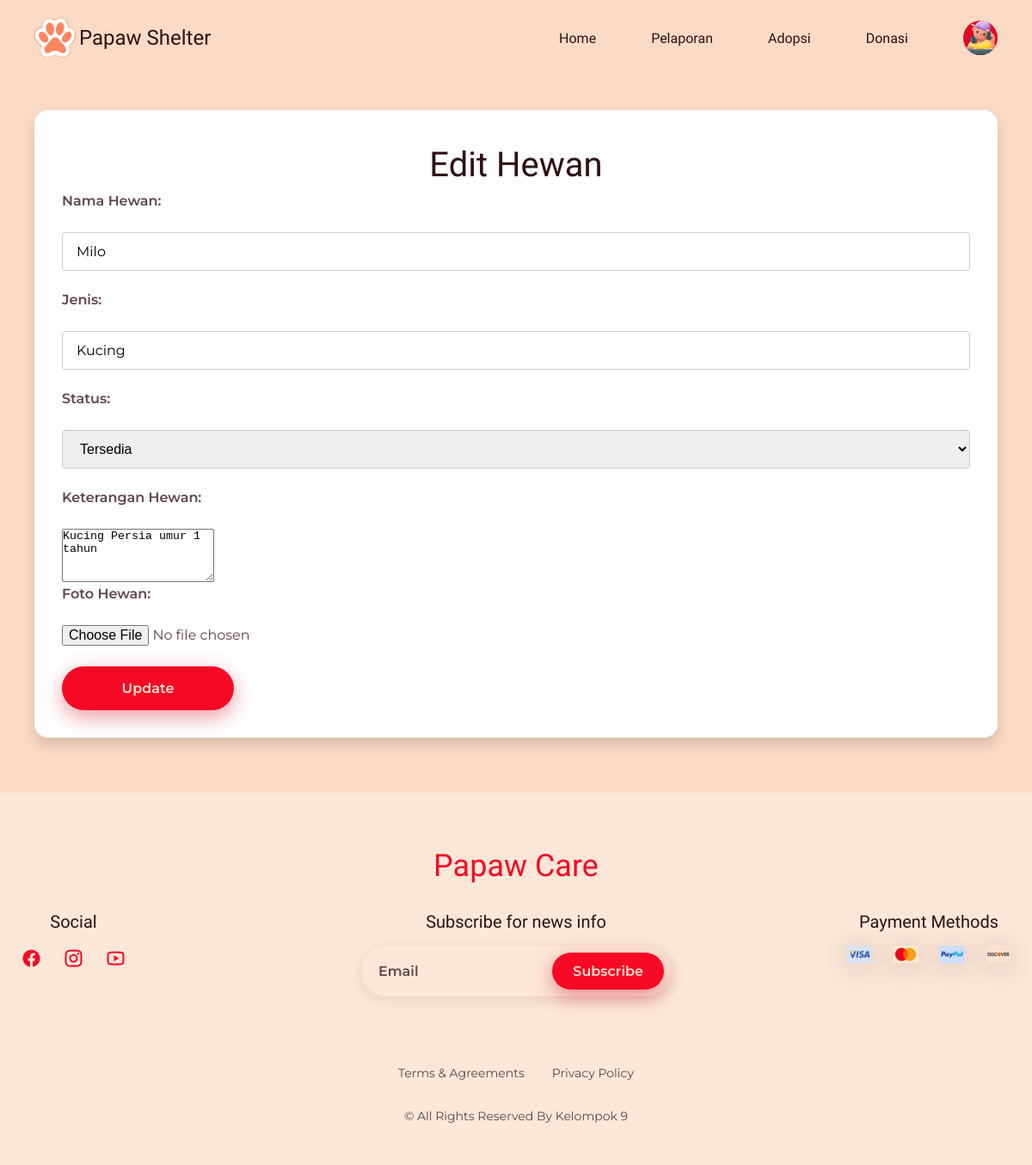
The page /edit_hewan.php?id=1 on the database its author committed.
### tables this page shows
CREATE TABLE `hewan_shelter` (
  `id_hewan` int(11) NOT NULL,
  `id_shelter` int(11) NOT NULL,
  `nama_hewan` varchar(100) DEFAULT NULL,
  `jenis_hewan` varchar(50) DEFAULT NULL,
  `status` enum('tersedia','diadopsi') DEFAULT NULL,
  `keterangan_hewan` text DEFAULT NULL,
  `foto_hewan` varchar(200) DEFAULT NULL
);

### edit_hewan.php (the view, shortened to what this page needs)
<?php
require 'koneksi.php';
if (isset($_GET['id'])) {
    $idHewan = $_GET['id'];
    $query = "SELECT * FROM hewan_shelter WHERE id_hewan = $idHewan";
    $result = $conn->query($query);
    if ($result->num_rows > 0) {
        $rowHewan = $result->fetch_assoc();
    } else {
        echo "Hewan tidak ditemukan.";
        exit();
    }
} else {
    echo "ID hewan tidak ditemukan.";
    exit();
}
?>
<!DOCTYPE html>
<html lang="en">
<head>
    <link rel="stylesheet" href="https://cdnjs.cloudflare.com/ajax/libs/remixicon/4.5.0/remixicon.css">
    <link rel="stylesheet" href="CSS/edit_hewan.css">
</head>
<body>
    <?php require_once('shelter_header.php') ?>
    <main class="main">
        <section class="edit_hewan section" id="edit_hewan">
            <div class="edit_hewan_container container">
                <div class="edit_hewan_data">
                    <div class="form_edit_hewan">
                        <h1 class="edit_hewan_title">Edit Hewan</h1>
                        <form method="post" action="edit_hewan.php?id=<?php echo $idHewan; ?>" enctype="multipart/form-data">
                            <label for="nama_hewan">Nama Hewan:</label><br>
                            <input type="text" name="nama_hewan" id="nama_hewan" value="<?php echo $rowHewan['nama_hewan']; ?>" required><br>
                            <label for="jenis">Jenis:</label><br>
                            <input type="text" name="jenis" id="jenis" value="<?php echo $rowHewan['jenis_hewan']; ?>" required><br>
                            <label for="status">Status:</label><br>
                            <select name="status" id="status">
                                <option value="tersedia" <?php if ($rowHewan['status'] == 'tersedia') echo 'selected'; ?>>Tersedia</option>
                            </select><br>
                            <label for="keterangan_hewan">Keterangan Hewan:</label><br>
                            <textarea name="keterangan_hewan" id="keterangan_hewan" rows="4" required><?php echo $rowHewan['keterangan_hewan']; ?></textarea><br>
                            <label for="foto">Foto Hewan:</label><br>
                            <input type="file" name="foto" id="foto"><br>
                            <button type="submit">Update</button>
                        </form>
                    </div>
                </div>
            </div>
        </section>
    </main>
    <?php require_once('footer.php') ?>
</body>
</html>

### CSS/edit_hewan.css (style rules this page uses)
:root { --header-height: 3.5rem; --first-color: hsl(353, 93%, 50%); --first-color-alt: hsl(353, 93%, 46%); --first-color-dark: hsl(353, 50%, 15%); --second-color: hsl(52, 98%, 54%); --title-color: hsl(353, 48%, 12%); --text-color: hsl(353, 16%, 32%); --text-color-light: hsl(353, 16%, 48%); --white-color: hsl(24, 86%, 90%); --body-color: hsl(24, 86%, 88%); --container-color: hsl(24, 86%, 92%); --shadow-small-img: drop-shadow(0 4px 16px hsla(353, 100%, 8%, .2)); --shadow-big-img: drop-shadow(0 8px 24px hsla(353, 100%, 8%, .2)); --body-font: "Montserrat", sans-serif; --second-font: "Carter One", system-ui; --biggest-font-size: 2.5rem; --bigger-font-size: 1.5rem; --h1-font-size: 1.5rem; --h2-font-size: 1.25rem; --h3-font-size: 1rem; --normal-font-size: .938rem; --small-font-size: .813rem; --smaller-font-size: .75rem; --font-regular: 400; --font-medium: 500; --font-semi-bold: 600; --z-tooltip: 10; --z-fixed: 100; }
@media screen and (min-width: 1150px) { :root { --biggest-font-size: 4.25rem; --bigger-font-size: 2.5rem; --h1-font-size: 2.25rem; --h2-font-size: 1.5rem; --h3-font-size: 1.25rem; --normal-font-size: 1rem; --small-font-size: .875rem; --smaller-font-size: .813rem; } }
* { box-sizing: border-box; padding: 0; margin: 0; }
html { scroll-behavior: smooth; }
input, button, body { font-family: var(--body-font); font-size: var(--normal-font-size); }
body { background-color: var(--body-color); color: var(--text-color); }
input, button { outline: none; border: none; }
h1, h2, h3, h4 { color: var(--title-color); font-weight: var(--font-regular); font-family: var(--second-font); line-height: 120%; }
.container { max-width: 1120px; margin-inline: 1.5rem; }
.section { padding-block: 5rem 1rem; }
.main { overflow: hidden; }
.edit_hewan_container { display: flex; flex-direction: column; padding-block: 3rem 3rem; row-gap: 3rem; }
.edit_hewan_data { position: relative; text-align: left; }
.edit_hewan_title { font-size: var(--bigger-font-size); }
.form_edit_hewan { background-color: white; padding: 2rem; border-radius: 1rem; box-shadow: 0 0.5rem 1rem rgba(0, 0, 0, 0.15); }
.edit_hewan_title { margin: .5rem; text-align: center; }
.form_edit_hewan label { display: block; font-weight: 600; margin-bottom: 0.5rem; }
.form_edit_hewan input[type="text"], .form_edit_hewan select { width: 100%; padding: 0.75rem 1rem; font-size: 1rem; border: 1px solid #ccc; border-radius: 0.25rem; margin-bottom: 1.5rem; }
.form_edit_hewan input[type="file"] { margin-bottom: 1.5rem; }
.form_edit_hewan button[type="submit"] { display: inline-flex; width: 200px; justify-content: center; background-color: var(--first-color); color: var(--white-color); padding: 1rem 1.5rem; font-weight: var(--font-semi-bold); border-radius: 4rem; box-shadow: 0 8px 24px hsla(353, 100%, 40%, .4); transition: background-color .4s; cursor: pointer; }

### rows shown on the page
hewan_shelter: nama_hewan "Milo", jenis "Kucing", keterangan_hewan "Kucing Persia umur 1 tahun"
